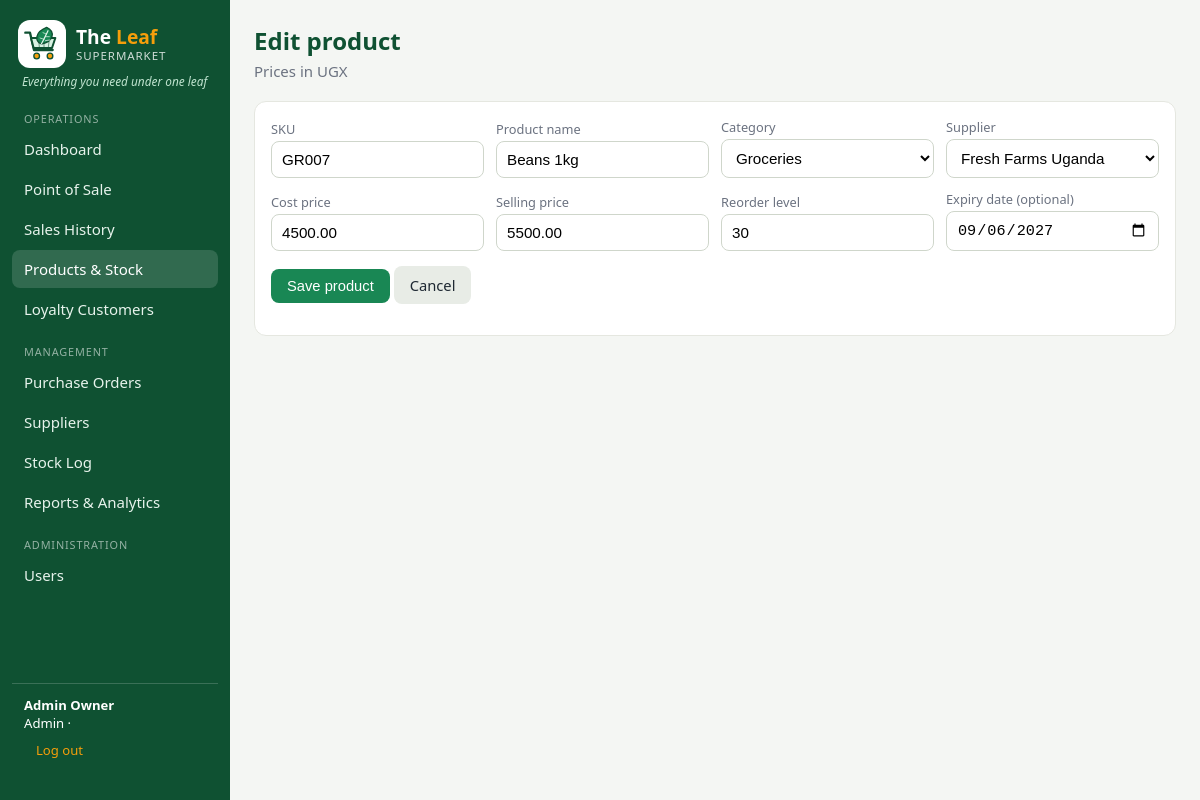
The app's page /product_form.php?id=7 (signed in) with its own data.
### tables this page shows
CREATE TABLE `products` (
  `product_id` int(11) NOT NULL AUTO_INCREMENT,
  `sku` varchar(30) NOT NULL,
  `name` varchar(100) NOT NULL,
  `category_id` int(11) NOT NULL,
  `supplier_id` int(11) NOT NULL,
  `cost_price` decimal(12,2) NOT NULL CHECK (`cost_price` >= 0),
  `selling_price` decimal(12,2) NOT NULL CHECK (`selling_price` >= 0),
  `stock_qty` int(11) NOT NULL DEFAULT 0 CHECK (`stock_qty` >= 0),
  `reorder_level` int(11) NOT NULL DEFAULT 10,
  `expiry_date` date DEFAULT NULL,
  `active` tinyint(1) NOT NULL DEFAULT 1,
  PRIMARY KEY (`product_id`),
  UNIQUE KEY `sku` (`sku`),
  KEY `category_id` (`category_id`),
  KEY `supplier_id` (`supplier_id`),
  CONSTRAINT `products_ibfk_1` FOREIGN KEY (`category_id`) REFERENCES `categories` (`category_id`),
  CONSTRAINT `products_ibfk_2` FOREIGN KEY (`supplier_id`) REFERENCES `suppliers` (`supplier_id`)
);

CREATE TABLE `categories` (
  `category_id` int(11) NOT NULL AUTO_INCREMENT,
  `name` varchar(60) NOT NULL,
  PRIMARY KEY (`category_id`),
  UNIQUE KEY `name` (`name`)
);

CREATE TABLE `suppliers` (
  `supplier_id` int(11) NOT NULL AUTO_INCREMENT,
  `name` varchar(100) NOT NULL,
  `contact_person` varchar(100) DEFAULT NULL,
  `phone` varchar(30) DEFAULT NULL,
  `email` varchar(100) DEFAULT NULL,
  `address` varchar(150) DEFAULT NULL,
  PRIMARY KEY (`supplier_id`)
);

### includes/bootstrap.php (called while the page is built, shortened)
<?php
function cfg() { static $c; return $c ??= require __DIR__ . '/../config.php'; }
function db(): PDO {
    static $pdo;
    if (!$pdo) {
        $c = cfg();
        $pdo = new PDO("mysql:host={$c['host']};port={$c['port']};dbname={$c['name']};charset=utf8mb4", $c['user'], $c['pass'], [
            PDO::ATTR_ERRMODE => PDO::ERRMODE_EXCEPTION,
            PDO::ATTR_DEFAULT_FETCH_MODE => PDO::FETCH_ASSOC,
            PDO::ATTR_EMULATE_PREPARES => false,
        ]);
    }
    return $pdo;
}
function run($sql, $a = []) { $s = db()->prepare($sql); $s->execute($a); return $s; }
function q($sql, $a = []) { return run($sql, $a)->fetchAll(); }
function q1($sql, $a = []) { $r = q($sql, $a); return $r[0] ?? null; }
function e($v) { return htmlspecialchars((string)$v, ENT_QUOTES, 'UTF-8'); }
require_once __DIR__ . '/layout.php';

### product_form.php (the view, shortened to what this page needs)
<?php
require 'includes/bootstrap.php'; require_login(MGR);
$id = (int)($_GET['id'] ?? 0); $p = $id ? q1('SELECT * FROM products WHERE product_id=?', [$id]) : null;
$cats = q('SELECT * FROM categories ORDER BY name'); $sups = q('SELECT * FROM suppliers ORDER BY name');
render_head($p ? 'Edit product' : 'Add product'); ?>
<h1><?= $p ? 'Edit' : 'Add' ?> product</h1><p class="sub">Prices in UGX</p>
<form class="card" method="post"><?= csrf_field() ?><div class="form">
<div><label>SKU</label><input name="sku" value="<?= e($p['sku'] ?? '') ?>" required></div>
<div><label>Product name</label><input name="name" value="<?= e($p['name'] ?? '') ?>" required></div>
<div><label>Category</label><select name="category_id"><?php foreach ($cats as $c) echo '<option value="' . $c['category_id'] . '"' . (($p['category_id'] ?? 0) == $c['category_id'] ? ' selected' : '') . '>' . e($c['name']) . '</option>'; ?></select></div>
<div><label>Supplier</label><select name="supplier_id"><?php foreach ($sups as $s) echo '<option value="' . $s['supplier_id'] . '"' . (($p['supplier_id'] ?? 0) == $s['supplier_id'] ? ' selected' : '') . '>' . e($s['name']) . '</option>'; ?></select></div>
<div><label>Cost price</label><input type="number" min="0" step="any" name="cost_price" value="<?= e($p['cost_price'] ?? '') ?>" required></div>
<div><label>Selling price</label><input type="number" min="0" step="any" name="selling_price" value="<?= e($p['selling_price'] ?? '') ?>" required></div>
<div><label>Reorder level</label><input type="number" min="0" name="reorder_level" value="<?= e($p['reorder_level'] ?? 10) ?>" required></div>
<div><label>Expiry date (optional)</label><input type="date" name="expiry_date" value="<?= e($p['expiry_date'] ?? '') ?>"></div>
</div><p><button>Save product</button> <a class="btn sec" href="products.php">Cancel</a></p></form>

### assets/style.css (style rules this page uses)
:root { --green:#0f5132;--green2:#198754;--amber:#f59e0b;--bg:#f4f6f3;--card:#fff;--ink:#1f2933;--mute:#6b7280;--line:#e5e7e0;--red:#c0392b }
* { box-sizing:border-box }
body { margin:0;font-family:system-ui,-apple-system,Segoe UI,Roboto,sans-serif;background:var(--bg);color:var(--ink);font-size:15px }
a { color:var(--green2);text-decoration:none }
h1 { margin:0 0 4px;font-size:1.5rem;color:var(--green) }
.sub { color:var(--mute);margin:0 0 20px }
.card { background:var(--card);border:1px solid var(--line);border-radius:12px;padding:16px;margin-bottom:16px;overflow-x:auto }
.btn,button { background:var(--green2);color:#fff;border:0;border-radius:8px;padding:9px 16px;font-size:.92rem;cursor:pointer;display:inline-block }
.btn.sec { background:#e8ece6;color:var(--ink) }
input,select { padding:9px 10px;border:1px solid #cfd6cb;border-radius:8px;font-size:.95rem;background:#fff;width:100% }
label { font-size:.8rem;color:var(--mute);display:block;margin-bottom:3px }
.form { display:grid;grid-template-columns:repeat(auto-fit,minmax(200px,1fr));gap:12px;align-items:end }

### records on screen
products: sku "GR007", name "Beans 1kg", category_id "Groceries", supplier_id "Fresh Farms Uganda", cost_price "4500.00", selling_price "5500.00", reorder_level "30", expiry_date "09/06/2027"

### other values on screen
SLOGAN "Everything you need under one leaf"
$label "Dashboard Point of Sale Sales History Products & Stock Loyalty Customers Purchase Orders Suppliers Stock Log Reports & Analytics Users"
$u['name'] "Admin Owner"
$u['role'] "Admin"
